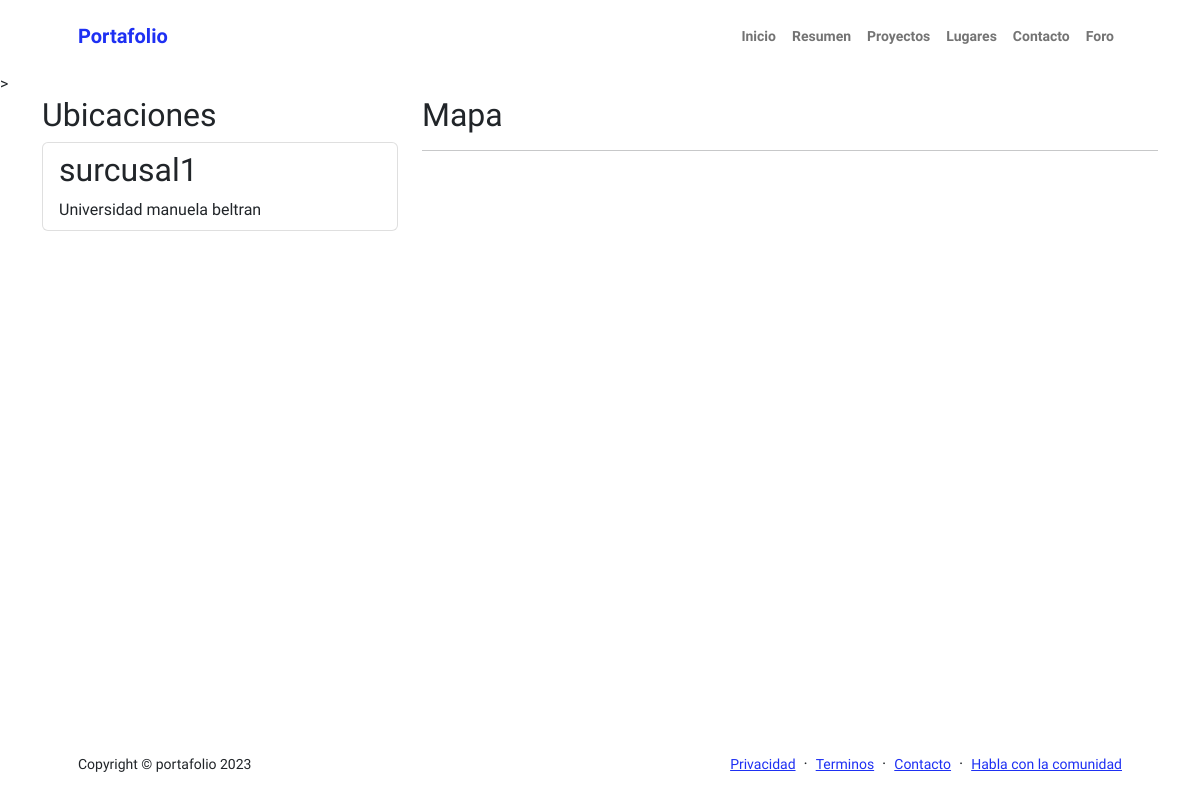
The app's page /sitios/, older data.
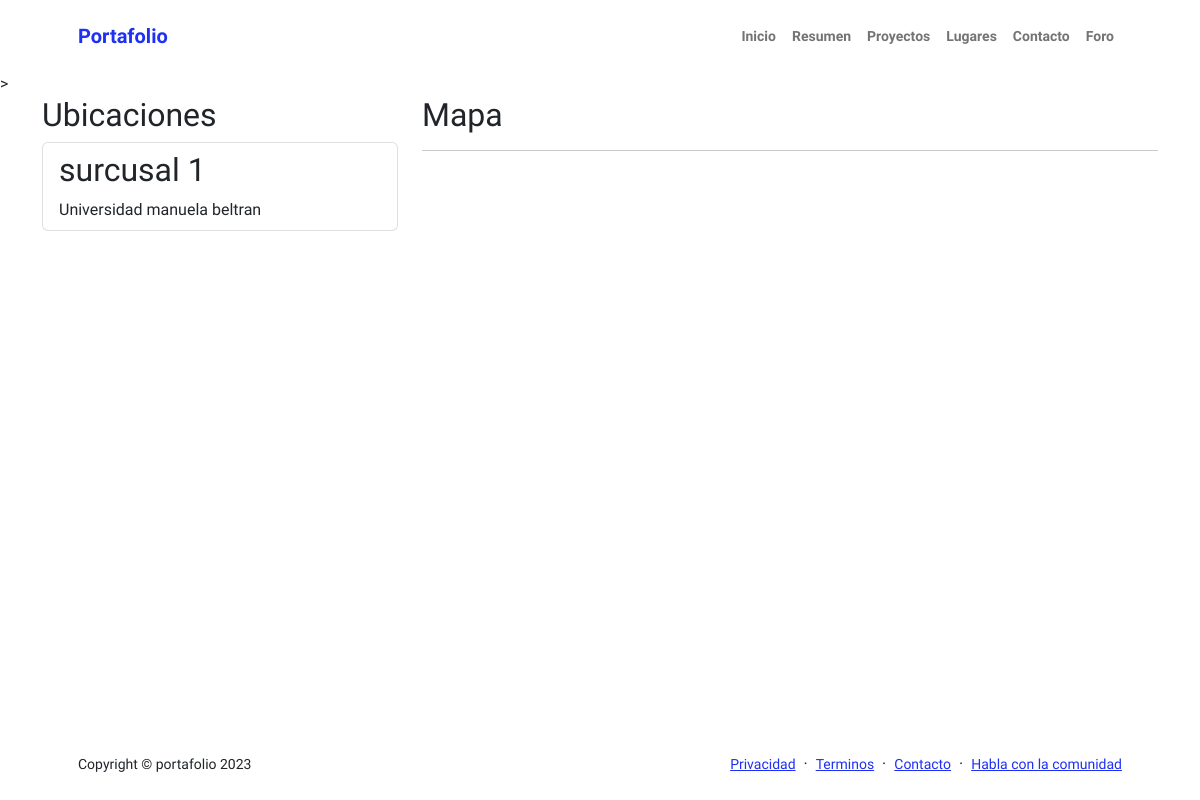
The same page, newer data.
### Aplicaciones/ubicaciones/models.py (models this page shows, shortened)
class Lugares(models.Model):
    name = models.CharField(max_length=250, verbose_name='Nombre Sucursal')
    address = models.CharField(max_length=250, verbose_name='Dirección')
    lat = models.FloatField(verbose_name='Latitud')
    lng = models.FloatField(verbose_name='Longitud')
    class Meta:
        verbose_name = 'Sucursal'
        verbose_name_plural = 'Sucursales'
        ordering = ['name']

### Aplicaciones/ubicaciones/views.py (the view)
# urls.py: path("sitios/", views.sitios_interes, name="sitios"),
def sitios_interes(request):
    locations = Lugares.objects.all()
    initialMap = folium.Map(location=[4.720026,-74.032649], zoom_start=11)
    latitudes = [location.lat for location in locations]
    longitudes = [location.lng for location in locations]
    popups = [location.name for location in locations]
    FastMarkerCluster(data=list(zip(latitudes, longitudes, popups))).add_to(initialMap)
    context = {'map':initialMap._repr_html_(), 'locations':locations}
    return render(request, 'mapa.html',context )

### Aplicaciones/ubicaciones/templates/mapa.html (shortened to what this page needs)
{% extends "layouts/base.html" %}
{% load static %}
{% block content %}
    <div class="container">
        <div class="row">
            <div class="col-md-4">
                <h2>Ubicaciones</h2>
                <ul class="list-group">
                    {% for loc in locations %}
                        <li class="list-group-item">
                            <h2>{{loc.name}}</h2>
                            {{ loc.address }}
                        </li>
                    {% endfor %}
                </ul>
            </div>
            <div class="col-md-8">
                <h2>Mapa</h2>
                <hr>
            </div>
        </div>
    </div>
{% endblock %}

Row changes from the older to the newer data that the page shows:
changed Lugares "Universidad manuela beltran": name "surcusal1" → "surcusal 1"
